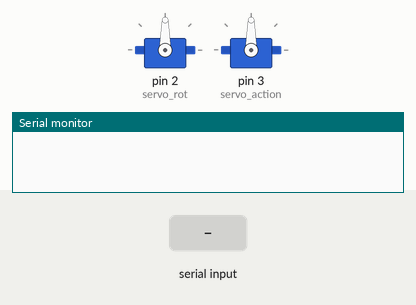
Simulated run of this sketch. Board: Arduino Uno, built with avr-gcc and run on an emulated ATmega328P. Shown: 2 × servo, the last lines printed to the serial monitor. Inputs (shaded band) come from the test bench.

Above: at 1.2 s.
1.3 s: "90,45\n" received over Serial
At 4.1 s:
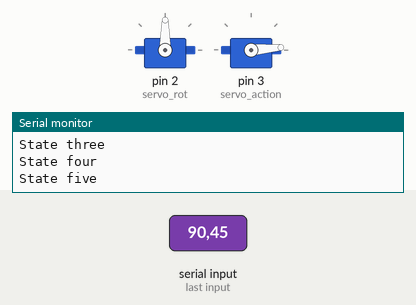
4.3 s: "30,150\n" received over Serial
At 5.1 s:
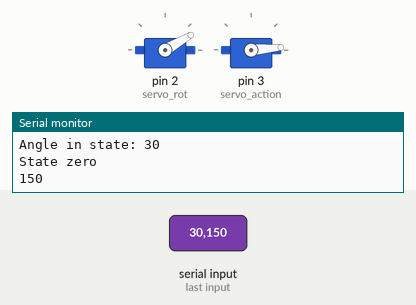
7.3 s: "0\n" received over Serial
At 8.1 s:
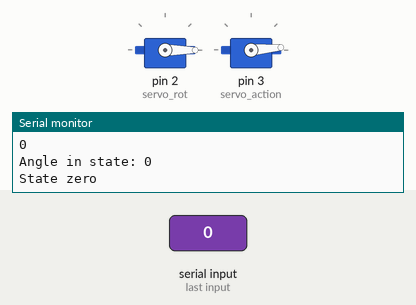
10.3 s: "200\n" received over Serial
At 10.9 s:
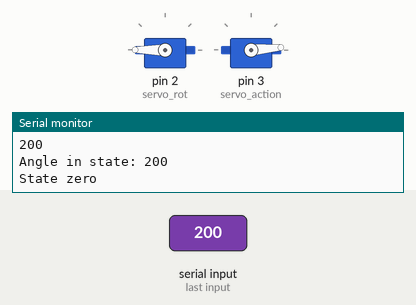
13.3 s: "90\n" received over Serial
At 14.7 s:
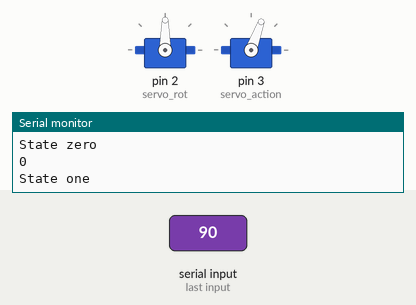
Timing chart, 0 to 16.7 s (numbered marks = the images above; inputs shaded):
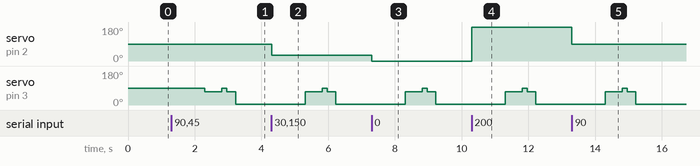

Measured:
- after the input at 1.3 s, servo on pin 3 (servo_action): 90° → 70° after 1.0 s, → 90° 0.51 s later, → 70° 0.15 s later, → 5° 0.26 s later
- after the input at 4.3 s, servo on pin 2 (servo_rot): 90° → 30° at once; servo on pin 3 (servo_action): 5° → 70° after 1.0 s, → 90° 0.51 s later, → 70° 0.15 s later, → 5° 0.26 s later
- after the input at 7.3 s, servo on pin 2 (servo_rot): 30° → 0° at once; servo on pin 3 (servo_action): 5° → 70° after 1.0 s, → 90° 0.51 s later, → 70° 0.15 s later, → 5° 0.26 s later
- after the input at 10.3 s, servo on pin 2 (servo_rot): 0° → 180° at once; servo on pin 3 (servo_action): 5° → 70° after 1.0 s, → 90° 0.51 s later, → 70° 0.15 s later, → 5° 0.26 s later
- after the input at 13.3 s, servo on pin 2 (servo_rot): 180° → 90° at once; servo on pin 3 (servo_action): 5° → 70° after 1.0 s, → 90° 0.51 s later, → 70° 0.15 s later, → 5° 0.26 s later

The sketch:

soldier.ino
```cpp
#include    <Servo.h>      //Servo library
#include "Arduino.h"
#include <SoftwareSerial.h>


Servo servo_rot;//initialize a servo object for the connected servo
Servo servo_action;
int angle;
int num;

int countryId;
int action;

int currentValue = 0;
int values[] = {0, 0};

int us_state = 0;
unsigned long us_changeTime = 0;
bool input;


// Define the RS485 object
//ftwareSerial RS485(RS485rx, RS485Tx);


void setup()
{
  servo_rot.attach(2);
  servo_action.attach(3);

  //servo_action.write(0);
  //servo_rot.write(0);

  Serial.begin(9600);

  //Mode(RS485inout, OUTPUT);

  // Set RS485 device to read initially
  //gitalWrite(RS485inout, RS485Receive);


  //RS485.begin(9600);


}


void loop()
{

//
//    servo_action.write(75);
//    delay(500);
//    servo_action.write(110);
//
//    delay(150);
//    servo_action.write(75);
//    delay(500);
//    servo_action.write(0);
//    //delay(1000);


//


    if (Serial.available()>0){
   angle= Serial.parseInt();

 input=1;
  Serial.println(angle);}


   if (input)
   {
     servo_rot.attach(2);
  servo_action.attach(3);


if (us_state==0)
{

   Serial.print("Angle in state: ");
  Serial.println(angle);
     servo_rot.write(angle);
    us_state=1;
     us_changeTime = millis();
     Serial.println("State zero");
  }


   else  if (us_state == 1 && millis() - us_changeTime > 600) {

      servo_action.write(70);
      us_state = 2;
      us_changeTime = millis();
      Serial.println("State one");

    }
    else if (us_state == 2 && millis() - us_changeTime > 500) {

      servo_action.write(90);
      us_state = 3;
      us_changeTime = millis();
      Serial.println("State two");
    }
    else if (us_state == 3&& millis() - us_changeTime > 150) {
      servo_action.write(70);
      us_state = 4;
      us_changeTime = millis();
        Serial.println("State three");
    }
    else if (us_state == 4 && millis() - us_changeTime > 250) {

      servo_action.write(5);
      //delay(1000);
    us_state=5;
      //us_changeTime = 0;
       us_changeTime = millis();
       Serial.println("State four");


    }
    else  if (us_state==5 && millis() - us_changeTime > 500){
        us_state = 0;
      Serial.println("State five");

      input=0;
      }


   }
   else{
      servo_action.detach();
      servo_rot.detach();

    }

// drumstickL();


  /*


    if (RS485.available()==2){

      int incomingValue = RS485.read();

      values[currentValue++] = incomingValue;


      action=values[0];
      countryId= values[1];
      //angle=countryId;

    //    Serial.println(values[0]);
    //    Serial.println(values[1]);
    //    Serial.println(currentValue);
      //num=Serial.parseInt();

      //htmlInput= Serial.read();
     //Serial.println("Testing Serial");
      //Serial.println(num);

      //num=int((map(num,0,100,1000,50)));
    //
        //Thailand
        if (countryId==1){
        angle=10;
        }
        //Germany
        if (countryId==2){
        angle=25;
        }
        //Austria
        if (countryId==3){
        angle=45;
        }
        //Netherlands
        if (countryId==4){
        angle=65;
        }

        //China
        if (countryId==5){
        angle=100;
        }
        //Turkey
        if (countryId==6){
        angle=140;
        }
        //India
        if (countryId==7){
        angle=180;
        }


        if(angle != NULL){
          Serial.println(angle);

          if (action==0){


          servo_rot.write(angle);
          delay(1200);
          servo_action.write(0);
          delay(500);
          servo_action.write(65);

          }


        if(action==1){

          servo_rot.write(angle);
          delay(1200);
          servo_action.write(120);
          delay(500);
          servo_action.write(65);
          }
      }


      //delay(1000);
    }


  */

}

void drumstickL(){

  static char drum_state=0;
  static unsigned long drum_changeTime=0;
  //int full_cycle=1000/freq;


      if (drum_state==0 ){

        servo_action.write(75);
        drum_state=1;
        drum_changeTime=millis();

      }
    else if (drum_state==1&&millis()-drum_changeTime>100){
      //digitalWrite(pinNr,LOW);
       servo_action.write(100);
      drum_state=2;
    }
      else if (drum_state==2&&millis()-drum_changeTime>500){
          drum_state=0;
      }

}
```
